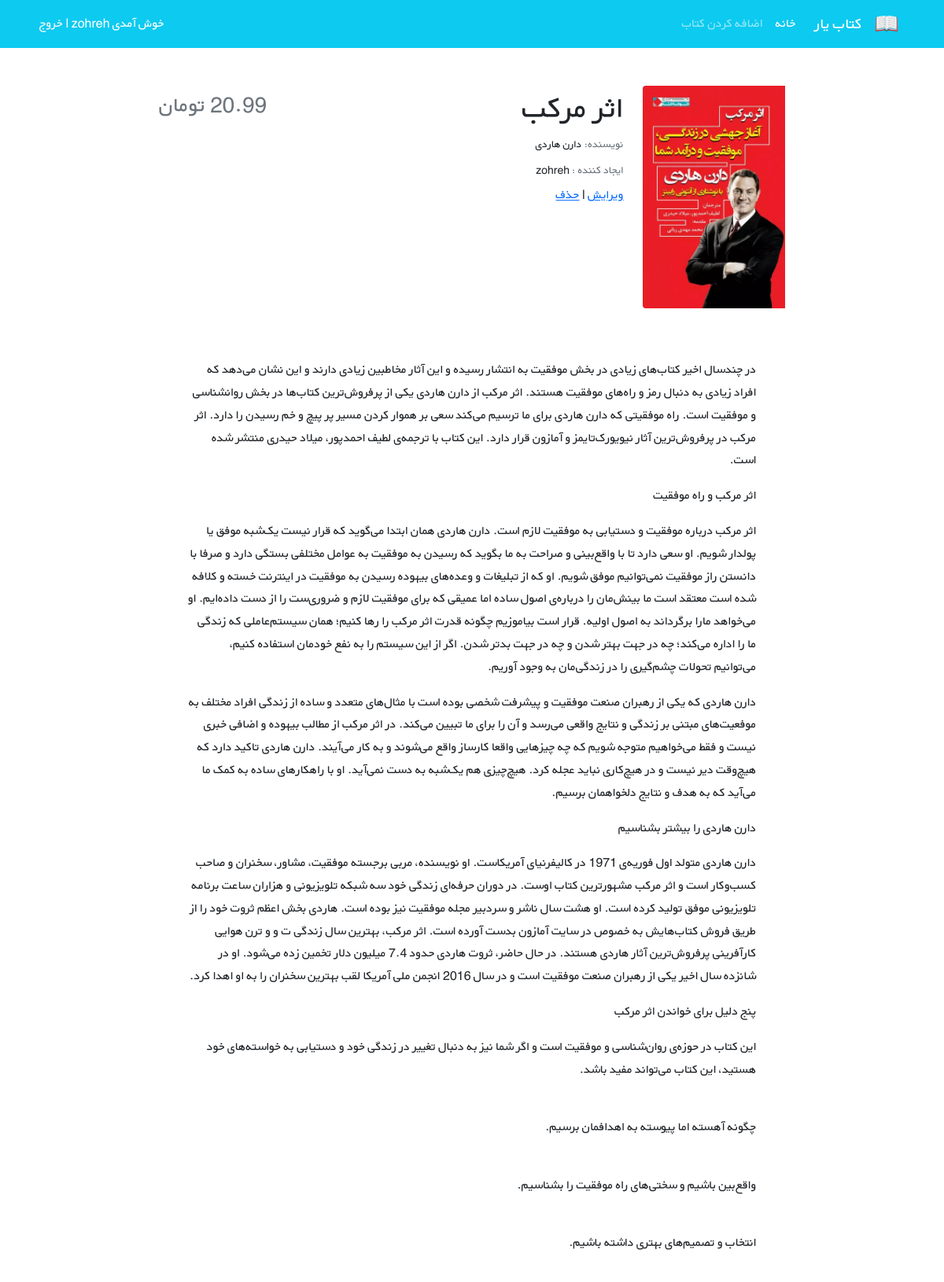
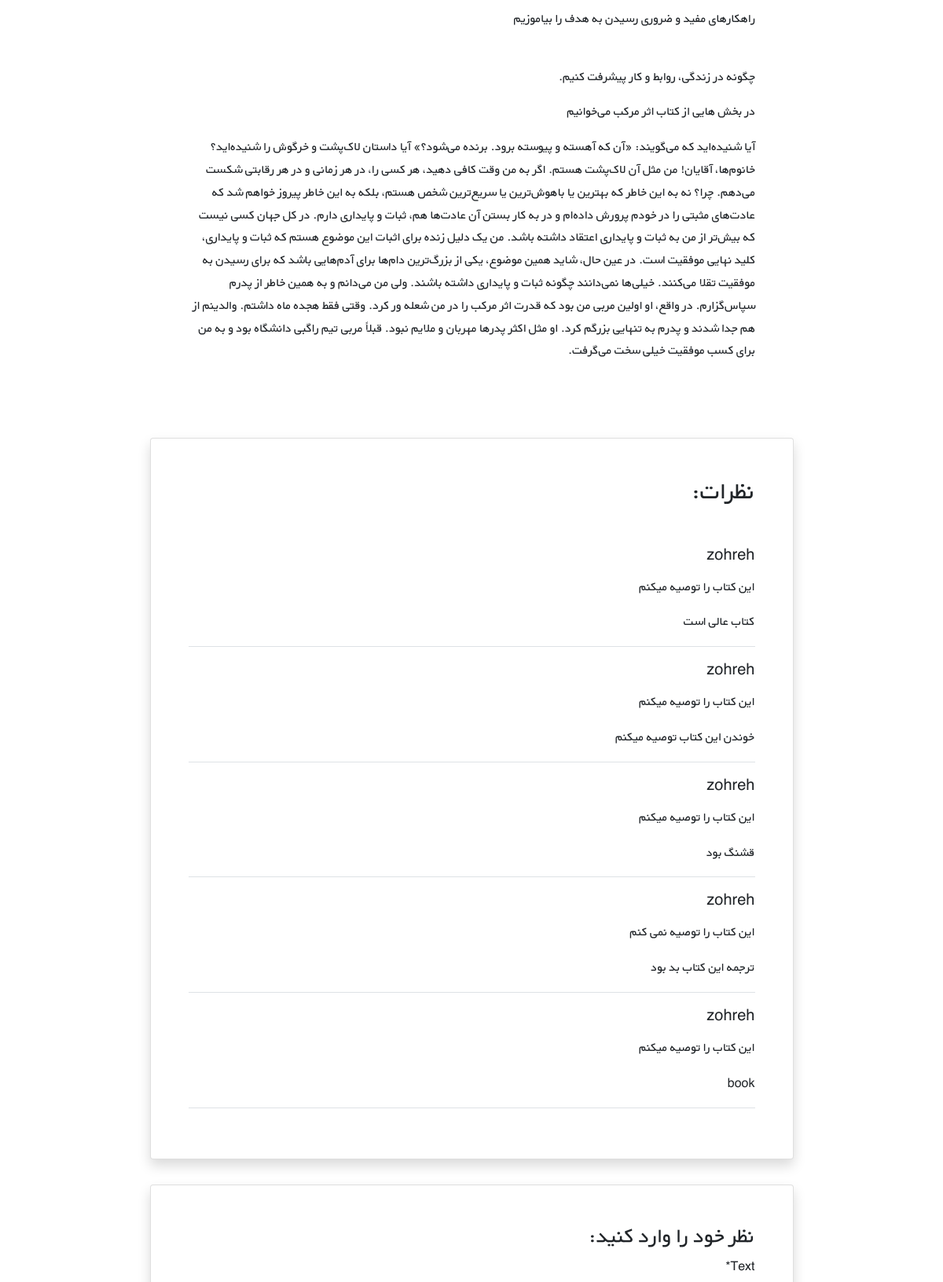
Page /books/9/ (signed in, upper part) on the committed database (2 pictures, top to bottom).
### books/models.py (models this page shows, shortened)
class Book(models.Model):
    user = models.ForeignKey(get_user_model(), on_delete=models.CASCADE)
    title = models.CharField(max_length=200)
    author = models.CharField(max_length=200)
    description = models.TextField()
    price = models.DecimalField(max_digits=5, decimal_places=2)
    cover = models.ImageField(upload_to='covers/', blank=True)

class Comment(models.Model):
    user = models.ForeignKey(get_user_model(),on_delete=models.CASCADE)
    book = models.ForeignKey(Book, on_delete=models.CASCADE, related_name='comments')
    text = models.TextField()
    is_active = models.BooleanField(default=True)
    recommend = models.BooleanField(default=True)
    datetime_created = models.DateTimeField(auto_now_add=True)

### accounts/models.py (models this page shows)
class CustomUser(AbstractUser):
    age = models.PositiveIntegerField(null=True, blank=True)

### books/views.py (the view)
# urls.py: path('<int:pk>/', book_detail_view, name='book_detail'),
@login_required
def book_detail_view(request, pk):
    book = get_object_or_404(Book, pk=pk)
    book_comments = book.comments.all()
    if request.method == 'POST':
        comment_form = CommentForm(request.POST)
        if comment_form .is_valid():
            new_comment = comment_form.save(commit=False)
            new_comment.book = book
            new_comment.user = request.user
            new_comment.save()
            comment_form = CommentForm()
    else:
        comment_form = CommentForm()
    return render(request, 'books/book_detail.html', {
        'book': book,
        'comments': book_comments,
        'comment_form': comment_form,
    })

### books/templates/books/book_detail.html (shortened to what this page needs)
{% extends '_base.html' %}
{% load crispy_forms_tags %}
{% block content %}
    <div class="container mt-5" dir="rtl">
        <div class="">
            <div class="">
                <div class="d-flex justify-content-center">
                    <div class="row w-sm-75 w-100">
                        <div class="col-xs-12 col-md-3 d-flex justify-content-center">
                            <div>
                                {% if book.cover %}
                                    <img src="{{ book.cover.url }}" class="img-fluid rounded-start" alt="...">
                                {% endif %}
                            </div>
                        </div>
                        <div class="col-xs-12 col-md-6 text-center text-md-end mt-md-1 mt-4">
                            <h1>{{ book.title }}</h1>
                            <h5 class="small my-1"><span class="text-muted">نویسنده: </span>{{ book.author }}</h5>
                            <h5 class="small my-1"><span class="text-muted">ایجاد کننده : </span>{{ book.user.username }}</h5>
                            <a href="{% url 'book_update' book.id %}">ویرایش</a>
                            <span> | </span>
                            <a href="{% url 'book_delete' book.id %}">حذف</a>
                        </div>
                        <div class="col-xs-12 col-md-3 d-flex flex-column">
                            <h3 class="align-self-center pt-2 text-muted align-self-md-end">
                                {{ book.price }} تومان
                            </h3>
                        </div>
                    </div>
                </div>
                <div class="d-flex justify-content-center">
                    <div class="my-3 p-5 w-sm-75 w-100">
                        {{ book.description|linebreaks }}
                    </div>
                </div>
                <div class="d-flex justify-content-center">
                    <div class="card shadow my-3 p-5 w-sm-75 w-100">
                        <h2 class="mb-5">نظرات:</h2>
                        {% for comment in comments %}
                            {% if comment.is_active %}
                                <div class="border-bottom mb-3">
                                    <h5 class="mb-3">{{ comment.user.username }}</h5>
                                    {% if comment.recommend %}
                                        <p>این کتاب را توصیه میکنم</p>
                                    {% else %}
                                        <p>این کتاب را توصیه نمی کنم</p>
                                    {% endif %}
                                    <p>{{ comment.text|linebreaks }}</p>
                                </div>
                            {% endif %}
                        {% endfor %}
                    </div>
                </div>
                <div class="d-flex justify-content-center">
                    <div class="card shadow my-3 p-5 w-sm-75 w-100">
                        <h3>نظر خود را وارد کنید:</h3>
                        <form method="POST">
                            {{ comment_form|crispy }}
                        </form>
                    </div>
                </div>
            </div>
        </div>
    </div>
{% endblock %}

### static/css/style.css (style rules this page uses)
* { font-family: 'BYekan', sans-serif; line-height: 1.8rem; }
@media (min-width: 576px) { .w-sm-75 { width: 75%!important; } }

### rows in the picture
Book: cover (picture), title "اثر مرکب", author "دارن هاردی", user.username "zohreh", description "در چندسال اخیر کتاب‌های زیادی در بخش موفقیت به انتشار رسیده و این آثار مخاطبین زیادی دارند و این نشان می‌دهد که افراد زیادی به دنبال رمز و راه‌های موفقیت هستند. اثر مرکب از دارن هاردی یکی از پرفروش‌ترین کتاب‌ها در بخش روانشناسی و موفقیت است. راه موفقیتی که دارن هاردی برای ما ترسیم می‌کند سعی بر هموار کردن مسیر پر پیچ و خم رسیدن را دارد. اثر مرکب در پرفروش‌ترین آثار نیویورک‌تایمز و آمازون قرار دارد. این کتاب با ترجمه‌ی لطیف احمدپور، میلاد حیدری منتشر شده است. اثر مرکب و راه موفقیت اثر مرکب درباره موفقیت و دستیابی به موفقیت لازم است. دارن هاردی همان ابتدا می‌گوید که قرار نیست یک‌شبه موفق یا پولدار شویم. او سعی دارد تا با واقع‌بینی و صراحت به ما بگوید که رسیدن به موفقیت به عوامل مختلفی بستگی…"
Comment: user.username "zohreh", recommend "این کتاب را توصیه میکنم", text "کتاب عالی است"
Comment: user.username "zohreh", recommend "این کتاب را توصیه میکنم", text "خوندن این کتاب توصیه میکنم"
Comment: user.username "zohreh", recommend "این کتاب را توصیه میکنم", text "قشنگ بود"
Comment: user.username "zohreh", recommend "این کتاب را توصیه نمی کنم", text "ترجمه این کتاب بد بود"
Comment: user.username "zohreh", recommend "این کتاب را توصیه میکنم", text "book"

### other values in the picture
{{ comment_form|crispy }} "Text *"
